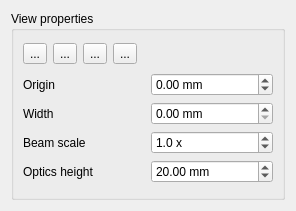
<?xml version="1.0" encoding="UTF-8"?>
<ui version="4.0">
 <class>OpticsViewProperties</class>
 <widget class="QWidget" name="OpticsViewProperties">
  <property name="geometry">
   <rect>
    <x>0</x>
    <y>0</y>
    <width>296</width>
    <height>211</height>
   </rect>
  </property>
  <property name="windowTitle">
   <string/>
  </property>
  <layout class="QHBoxLayout" name="horizontalLayout_2">
   <item>
    <widget class="QGroupBox" name="groupBox">
     <property name="title">
      <string>View properties</string>
     </property>
     <layout class="QVBoxLayout" name="verticalLayout">
      <item>
       <layout class="QHBoxLayout" name="horizontalLayout">
        <item>
         <widget class="QToolButton" name="toolButton_ZoomIn">
          <property name="toolTip">
           <string>Zoom in</string>
          </property>
          <property name="text">
           <string>...</string>
          </property>
          <property name="icon">
           <iconset resource="GaussianBeam.qrc">
            <normaloff>:/images/zoom-in.png</normaloff>:/images/zoom-in.png</iconset>
          </property>
          <property name="checkable">
           <bool>false</bool>
          </property>
         </widget>
        </item>
        <item>
         <widget class="QToolButton" name="toolButton_ZoomOut">
          <property name="toolTip">
           <string>Zoom out</string>
          </property>
          <property name="text">
           <string>...</string>
          </property>
          <property name="icon">
           <iconset resource="GaussianBeam.qrc">
            <normaloff>:/images/zoom-out.png</normaloff>:/images/zoom-out.png</iconset>
          </property>
         </widget>
        </item>
        <item>
         <widget class="QToolButton" name="toolButton_ZoomFull">
          <property name="toolTip">
           <string>View full bench</string>
          </property>
          <property name="text">
           <string>...</string>
          </property>
          <property name="icon">
           <iconset resource="GaussianBeam.qrc">
            <normaloff>:/images/zoom-original.png</normaloff>:/images/zoom-original.png</iconset>
          </property>
         </widget>
        </item>
        <item>
         <widget class="QToolButton" name="toolButton_Lock">
          <property name="toolTip">
           <string>Lock views</string>
          </property>
          <property name="text">
           <string>...</string>
          </property>
          <property name="icon">
           <iconset resource="GaussianBeam.qrc">
            <normaloff>:/images/object-unlocked.png</normaloff>
            <normalon>:/images/object-locked.png</normalon>:/images/object-unlocked.png</iconset>
          </property>
          <property name="checkable">
           <bool>true</bool>
          </property>
         </widget>
        </item>
        <item>
         <spacer name="horizontalSpacer">
          <property name="orientation">
           <enum>Qt::Horizontal</enum>
          </property>
          <property name="sizeHint" stdset="0">
           <size>
            <width>40</width>
            <height>20</height>
           </size>
          </property>
         </spacer>
        </item>
       </layout>
      </item>
      <item>
       <layout class="QGridLayout" name="gridLayout">
        <item row="1" column="1">
         <widget class="QDoubleSpinBox" name="doubleSpinBox_HorizontalRange">
          <property name="sizePolicy">
           <sizepolicy hsizetype="Preferred" vsizetype="Fixed">
            <horstretch>0</horstretch>
            <verstretch>0</verstretch>
           </sizepolicy>
          </property>
          <property name="suffix">
           <string> mm</string>
          </property>
          <property name="maximum">
           <double>10000.000000000000000</double>
          </property>
          <property name="singleStep">
           <double>10.000000000000000</double>
          </property>
         </widget>
        </item>
        <item row="2" column="1">
         <widget class="QDoubleSpinBox" name="doubleSpinBox_BeamScale">
          <property name="suffix">
           <string> x</string>
          </property>
          <property name="decimals">
           <number>1</number>
          </property>
          <property name="maximum">
           <double>10000.000000000000000</double>
          </property>
          <property name="singleStep">
           <double>2.000000000000000</double>
          </property>
          <property name="value">
           <double>1.000000000000000</double>
          </property>
         </widget>
        </item>
        <item row="1" column="0">
         <widget class="QLabel" name="label">
          <property name="text">
           <string>Width</string>
          </property>
         </widget>
        </item>
        <item row="0" column="0">
         <widget class="QLabel" name="label_3">
          <property name="text">
           <string>Origin</string>
          </property>
         </widget>
        </item>
        <item row="0" column="1">
         <widget class="QDoubleSpinBox" name="doubleSpinBox_Origin">
          <property name="suffix">
           <string> mm</string>
          </property>
          <property name="minimum">
           <double>-10000.000000000000000</double>
          </property>
          <property name="maximum">
           <double>10000.000000000000000</double>
          </property>
          <property name="singleStep">
           <double>10.000000000000000</double>
          </property>
         </widget>
        </item>
        <item row="2" column="0">
         <widget class="QLabel" name="label_2">
          <property name="text">
           <string>Beam scale</string>
          </property>
         </widget>
        </item>
        <item row="3" column="0">
         <widget class="QLabel" name="label_4">
          <property name="text">
           <string>Optics height</string>
          </property>
         </widget>
        </item>
        <item row="3" column="1">
         <widget class="QDoubleSpinBox" name="doubleSpinBox_OpticsHeight">
          <property name="suffix">
           <string> mm</string>
          </property>
          <property name="maximum">
           <double>1000000000.000000000000000</double>
          </property>
          <property name="singleStep">
           <double>10.000000000000000</double>
          </property>
          <property name="value">
           <double>20.000000000000000</double>
          </property>
         </widget>
        </item>
       </layout>
      </item>
     </layout>
    </widget>
   </item>
  </layout>
 </widget>
 <resources>
  <include location="GaussianBeam.qrc"/>
 </resources>
 <connections/>
</ui>
